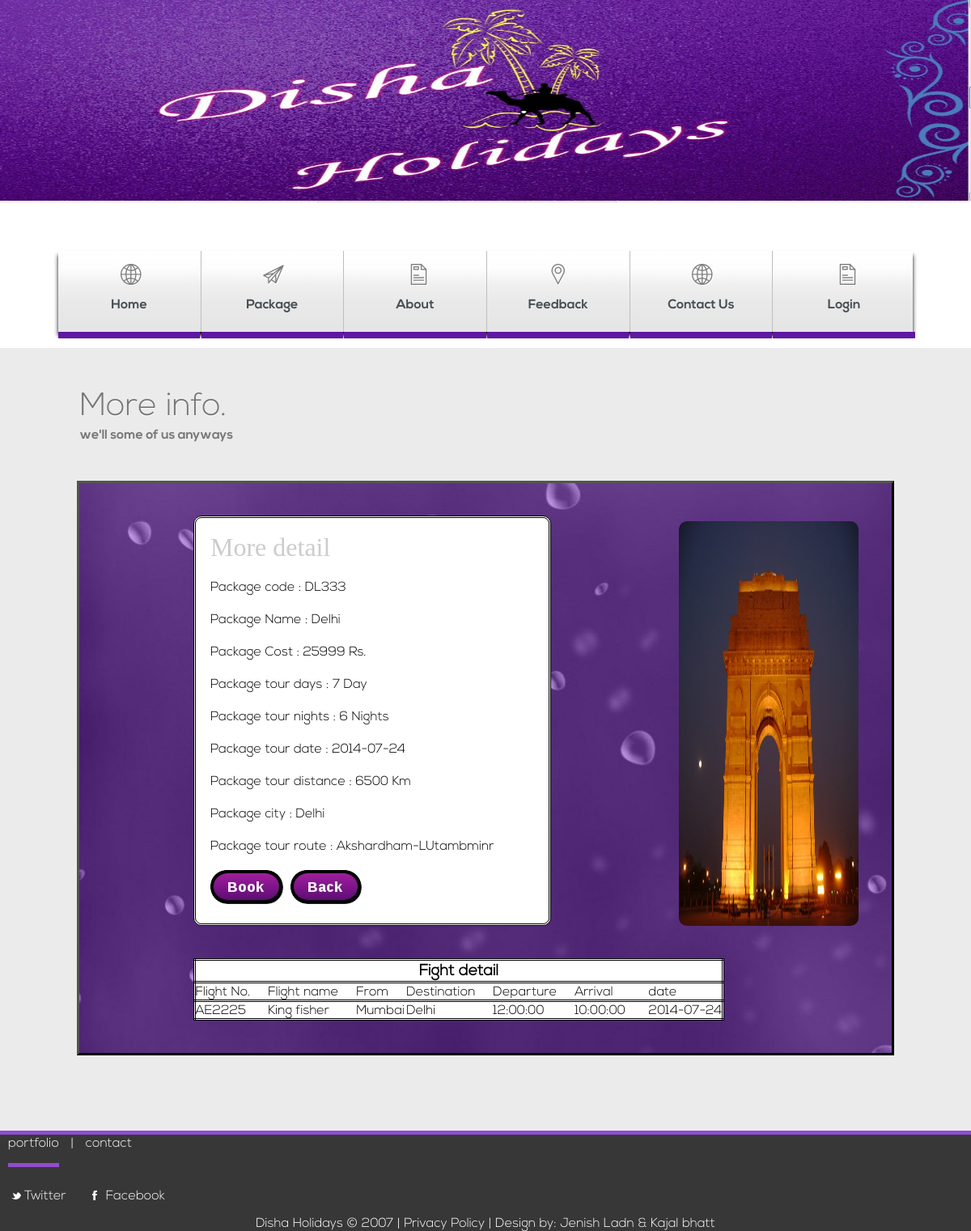
Screenshot of /moreinfo.php?package_code=DL333 with the database file from the repository.
### tables this page shows
CREATE TABLE IF NOT EXISTS `package_master` (
  `package_code` varchar(8) NOT NULL,
  `package_name` varchar(35) NOT NULL,
  `package_cost` float NOT NULL,
  `package_tour_day` int(2) NOT NULL,
  `package_tour_night` int(2) NOT NULL,
  `tour_date` date NOT NULL,
  `package_tour_distance` float NOT NULL,
  `package_city` varchar(20) NOT NULL,
  `package_tour_route` varchar(100) NOT NULL,
  `image` text,
  PRIMARY KEY (`package_code`),
  UNIQUE KEY `package_code` (`package_code`)
);

CREATE TABLE IF NOT EXISTS `flight_master` (
  `package_code` varchar(6) NOT NULL,
  `fno` varchar(10) NOT NULL,
  `fname` varchar(20) NOT NULL,
  `from` varchar(30) NOT NULL,
  `destination` varchar(30) NOT NULL,
  `ftime` time NOT NULL,
  `dtime` time NOT NULL,
  `date` date NOT NULL,
  PRIMARY KEY (`package_code`),
  UNIQUE KEY `package_code` (`package_code`)
);

### moreinfo.php (the view, shortened to what this page needs)
<html>
<head>
</head>
<body>
<?php
include('header.php');
?>
<div class="content_bg">
<div class="wrap">
	<div class="content">
		<div class="content_text about">
			<h2>More info.</h2>
			<p>we'll some of us anyways</p>
		</div>
				<div class="contact">
<?php
include('connection.php');
$pid=$_REQUEST['package_code'];
$qry="select * from package_master where package_code='".$pid."'";
$rst=mysql_query($qry,$con);
 while($row=mysql_fetch_array($rst))
  {
?>
<div style="border:double; width:400px; padding:2%; border-radius:10px; margin-left:100px; background-color:#FFF">
<fieldset style="width:400px; border-radius::10px">
<legend><font face="Times New Roman" size="6" color="#CCCCCC"><b> More detail </b></font></legend>
<br>
<div><span>Package code           : <?php echo $row['package_code']; ?></span></div><br>
<div><span>Package Name           : <?php echo $row['package_name']; ?></span></div><br>
<div><span>Package Cost           : <?php echo $row['package_cost']; echo " Rs."; ?></span></div><br>
<div><span>Package tour days      : <?php echo $row['package_tour_day']; echo " Day"; ?></span></div><br>
<div><span>Package tour nights    : <?php echo $row['package_tour_night']; echo " Nights"; ?></span></div><br>
<div><span>Package tour date      : <?php echo $row['tour_date']; ?></span></div><br>
<div><span>Package tour distance  : <?php echo $row['package_tour_distance']; echo" Km"; ?></span></div><br>
<div><span>Package city           : <?php echo $row['package_city']; ?></span></div><br>
<div><span>Package tour route     : <?php echo $row['package_tour_route']; ?></span></div><br>
<a href="login.php?package_code=<?php echo $pid;?>"><img src="images/book.jpeg"></a>&nbsp;&nbsp;<a href="index.php"><img src="images/back.jpeg"></a>
</fieldset></div>
<div style="margin-left:700px; margin-top:-500px; "><img src="pkg/<?php echo $row['image']; ?>" style="border-radius:10px; " height="500px" width="500px"></div>
<?php
 }
$qry1="select * from flight_master where package_code='".$pid."'";
$rslt=mysql_query($qry1,$con);
?>
<br><br>
<div>
<table cellpadding="10" cellspacing="5" border="6" align="center" style="margin-left:100px; background-color:#FFF">
<tr style="border:double; font-size:larger; font-weight:bold"><td colspan="7" align="center"> Fight detail</tr></th>
<tr style="border:double"><td>Flight No.&nbsp;&nbsp;&nbsp;&nbsp;&nbsp;</td><td>Flight name&nbsp;&nbsp;&nbsp;&nbsp;&nbsp;</td><td>From&nbsp;&nbsp;&nbsp;&nbsp;&nbsp;</td><td>Destination&nbsp;&nbsp;&nbsp;&nbsp;&nbsp;</td><td>Departure&nbsp;&nbsp;&nbsp;&nbsp;&nbsp;</td><td>Arrival&nbsp;&nbsp;&nbsp;&nbsp;&nbsp;&nbsp;&nbsp;&nbsp;&nbsp;&nbsp;</td><td>date&nbsp;&nbsp;&nbsp;&nbsp;&nbsp;</td></tr>
<?php
 while($rows=mysql_fetch_array($rslt))
  {?>
	  <tr style="border:double"><td><?php echo $rows['fno'];?></td><td><?php echo $rows['fname'];?></td><td><?php echo $rows['from'];?></td><td><?php echo $rows['destination'];?></td><td><?php echo $rows['ftime'];?></td><td><?php echo $rows['dtime'];?></td><td><?php echo $rows['date'];?></td></tr>
 <?php } ?>
</table>
</div>
</div></div></div>
<?php include("footer.php");?>
</body>
</html>

### css/style.css (style rules this page uses)
F html,body,div,span,applet,object,iframe,h1,h2,h3,h4,h5,h6,p,blockquote,pre,a,abbr,acronym,address,big,cite,code,del,dfn,em,img,ins,kbd,q,s,samp,small,strike,strong,sub,sup,tt,var,b,u,i,dl,dt,dd,ol,nav ul,nav li,fieldset,form,label,legend,table,caption,tbody,tfoot,thead,tr,th,td,article,aside,canvas,details,embed,figure,figcaption,footer,header,hgroup,menu,nav,output,ruby,section,summary,time,mark,audio,video { margin:0;padding:0;border:0;font-size:100%;font:inherit;vertical-align:baseline; }
table { border-collapse:collapse;border-spacing:0; }
a { text-decoration:none; }
img { max-width:100%; }
body { font-family: 'nexa_lightregular'; font-size: 100%; background: #ffffff; }
.wrap { margin:0 auto; width:80%; }
.content_bg { background: #EBEBEB; }
.content { padding: 4% 6%; }
.content_text { text-align:center; margin-bottom: 4%; }
.content_text h2 { font-size: 2.5em; color: #777777; text-shadow: 0 1px 0 #ffffff; }
.content_text p { font-size: 1em; color: #777777; font-family: 'nexa_boldregular'; }
.about { text-align:left; }
.contact { margin:5% 0; background-image: url(../images/2.jpg); border-color:#FFF; border-style:double; outline:outset; padding:4%; }
@media only screen and (max-width: 1440px) { .wrap { width:95%; } }
@media only screen and (max-width: 1366px) { .wrap { width:95%; } }
@media only screen and (max-width: 1280px) { .wrap { width:95%; } }

### rows the page displays
package_master: package_code "DL333", package_name "Delhi", package_cost "25999", package_tour_day "7", package_tour_night "6", tour_date "2014-07-24", package_tour_distance "6500", package_city "Delhi", package_tour_route "Akshardham-LUtambminr", image (picture)
flight_master: fno "AE2225", fname "King fisher", from "Mumbai", destination "Delhi", ftime "12:00:00", dtime "10:00:00", date "2014-07-24"
